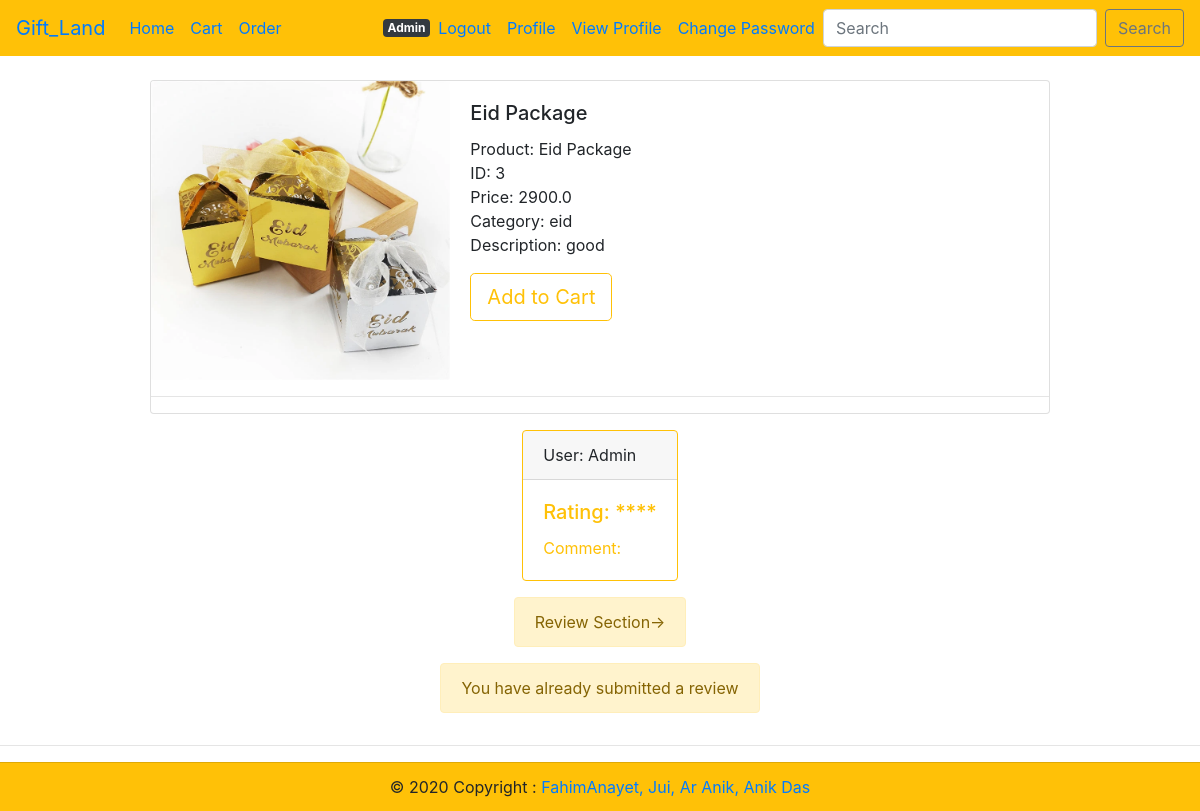
/review/8 (signed in), run on the app's committed database.
### ProductInfo/models.py (models this page shows, shortened)
class Product(models.Model):
    p_id=models.IntegerField(default=0)
    p_name=models.CharField(max_length=100)
    p_price=models.FloatField(blank=True)
    description=models.TextField(blank=True)
    category=models.CharField(max_length=100)
    p_image=models.ImageField(upload_to='product/images')
    reviews = models.ManyToManyField(Review)

class Review(models.Model):
    RatingStar=(
        ('*','*'),
        ('**','**'),
        ('***','***'),
        ('****','****'),
        ('*****','*****'),
    )
    rating=models.CharField(max_length=10,choices=RatingStar,default='***')
    comment=models.TextField(blank=True,null=True)
    user=models.ForeignKey(User,on_delete=models.CASCADE,null=True,blank=True)
    def __str__(self):
        return self.rating

### ProductInfo/views.py (the view, shortened to what this page needs)
# urls.py: path('review/<int:product_id>',Product_view.ProductReview, name='review'),
def ProductReview(request,product_id):
    review_done=False
    detail=get_object_or_404(Product,id=product_id)
    userlist = detail.reviews.filter(user=request.user)
    print(userlist,len(userlist))
    if len(userlist)!=0:
        review_done=True
    form = ReviewForm()
    context = {
        'detail':detail,
        'form':form,
        'review_done':review_done,
    }
    return render(request,'ProductHtml/review.html',context)

### ProductInfo/forms.py
class ReviewForm(forms.ModelForm):
    class Meta:
        model= Review
        fields=('rating','comment')

### templates/ProductHtml/review.html
{% extends 'base.html' %}
{% load static %}
{% load crispy_forms_tags %}
{% block content %}
<br>
<div class="col d-flex justify-content-center">
<div class="card mb-3" style="max-width: 900px;">
    <div class="row no-gutters">
      <div class="col mx-auto ">
        <img src="{{detail.p_image.url }}" class="card-img" alt="...">
      </div>
      <div class="col-md-8">
        <div class="card-body">
          <h5 class="card-title">{{detail.p_name}}</h5>
          <p class="card-text">
            Product: {{ detail.p_name }} <br>
            ID: {{ detail.p_id }} <br>
            Price: {{ detail.p_price }} <br>
            Category: {{ detail.category }} <br>
            Description: {{ detail.description }} <br>
          </p>
          <a href="{% url 'update-cart' detail.id %}">
            <button type="submit" class="btn btn-lg btn-outline-warning">Add to Cart</button>
          </a>
        </div>
      </div>
    </div>
    <hr>
  </div>
</div>
<div class="col d-flex justify-content-center">
  {% for review in detail.reviews.all %}
    <div class="card border-warning mb-3" style="max-width: 18rem;">
      <div class="card-header">User: {{ review.user.username }}</div>
      <div class="card-body text-warning">
        <h5 class="card-title">Rating: {{ review.rating }}</h5>
        <p class="card-text">Comment: {{ review.comment }}</p>
      </div>
    </div>
    {% endfor %}
  </div>
  <div class="col d-flex justify-content-center">
    <div class="alert alert-warning" role="alert">
      Review Section->
    </div>
    </div>
<div class="col d-flex justify-content-center">
    {% if review_done == False %}
    <form method="POST">
      {% csrf_token %}
      {{ form | crispy }}<br>
      <button type="submit" class="btn btn-outline-warning">Review</button>
    </form>
    {% else %}
    <div class="alert alert-warning" role="alert">
        You have already submitted a review
    </div>
    {% endif %}
</div>
<hr>
{% endblock %}

### templates/base.html (shortened to what this page needs)
<!doctype html>
<html lang="en">
  <head>
    <link rel="stylesheet" href="https://stackpath.bootstrapcdn.com/bootstrap/4.5.2/css/bootstrap.min.css">
  </head>
  <body>
<nav class="navbar navbar-expand-lg navbar-transparent bg-warning">
	<a class="navbar-brand" href="/">Gift_Land</a>
	<div class="collapse navbar-collapse" id="navbarSupportedContent">
	  <ul class="navbar-nav mr-auto">
		<li class="nav-item active">
		  <a class="nav-link" href="/">Home <span class="sr-only">(current)</span></a>
        </li>
        <li class="nav-item active">
            <a class="nav-link" href="/cart">Cart<span class="sr-only">(current)</span></a>
        </li>
        <li class="nav-item active">
            <a class="nav-link" href="/orders">Order<span class="sr-only">(current)</span></a>
		</li>
	  </ul>
	{% if user.is_authenticated %}
	    <span class="badge badge-dark">{{user.username}}</span>
	<ul class="navbar-nav  my-2 my-lg-0">
		<li class="nav-item active">
		  <a class="nav-link" href="/account/logout">Logout<span class="sr-only">(current)</span></a>
		</li>
        <li class="nav-item">
			<a class="nav-link" href="/profile">Profile</a>
		  </li>
		  <li class="nav-item">
			<a class="nav-link" href="/profileview">View Profile</a>
		  </li>
        <li class="nav-item">
			<a class="nav-link" href="/account/password_change">Change Password</a>
		</li>
	</ul>
	{% endif %}
	<form class="form-inline " method="POST" action="{% url 'index' %}">
		<input class="form-control mr-sm-2" type="search" placeholder="Search"  name = search aria-label="Search">
		<button class="btn btn-outline-secondary my-2 my-sm-0" type="submit">Search</button>
	  </form>
	</div>
  </nav>
  {% block content %}
  {% endblock %}
<footer class="card-footer bg-warning">
    <div class="col d-flex justify-content-center">© 2020 Copyright :
    	<a href="https://fahimanayet.me">&nbsp;FahimAnayet</a>
      <a href="https://github.com/Ar-Anik/Gift_Land">, Jui, Ar Anik, Anik Das </a>
    </div>
  </footer>
  </body>
</html>

### data on the page
Product: p_image (picture), p_name "Eid Package", p_id "3", p_price "2900.0", category "eid", description "good"
Review: user.username "Admin", rating "****"

### other printed values
{{ user.username }} "Admin"
